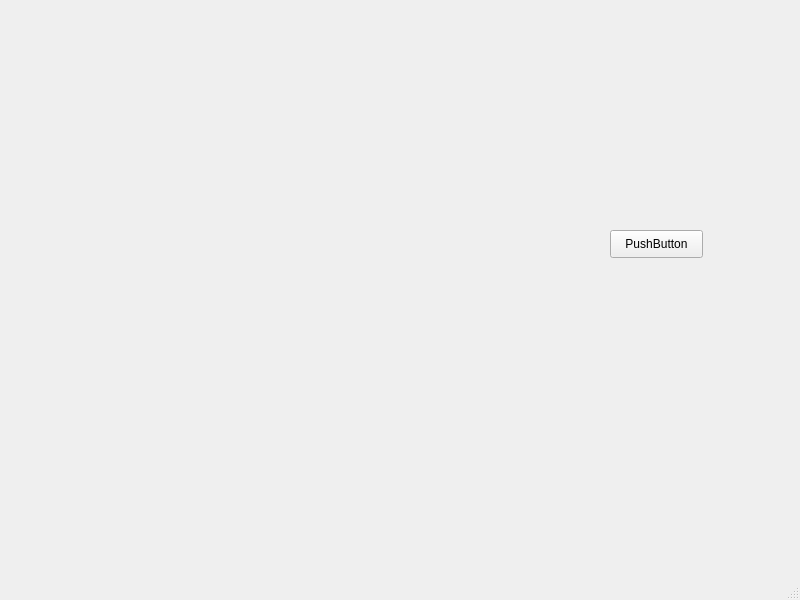
<?xml version="1.0" encoding="UTF-8"?>
<ui version="4.0">
 <class>MainWindow</class>
 <widget class="QMainWindow" name="MainWindow">
  <property name="geometry">
   <rect>
    <x>0</x>
    <y>0</y>
    <width>800</width>
    <height>600</height>
   </rect>
  </property>
  <property name="windowTitle">
   <string>MainWindow</string>
  </property>
  <widget class="QWidget" name="centralwidget">
   <widget class="QPushButton" name="pushButton">
    <property name="geometry">
     <rect>
      <x>610</x>
      <y>230</y>
      <width>93</width>
      <height>28</height>
     </rect>
    </property>
    <property name="text">
     <string>PushButton</string>
    </property>
   </widget>
  </widget>
  <widget class="QMenuBar" name="menubar">
   <property name="geometry">
    <rect>
     <x>0</x>
     <y>0</y>
     <width>800</width>
     <height>26</height>
    </rect>
   </property>
  </widget>
  <widget class="QStatusBar" name="statusbar"/>
 </widget>
 <resources/>
 <connections/>
</ui>
